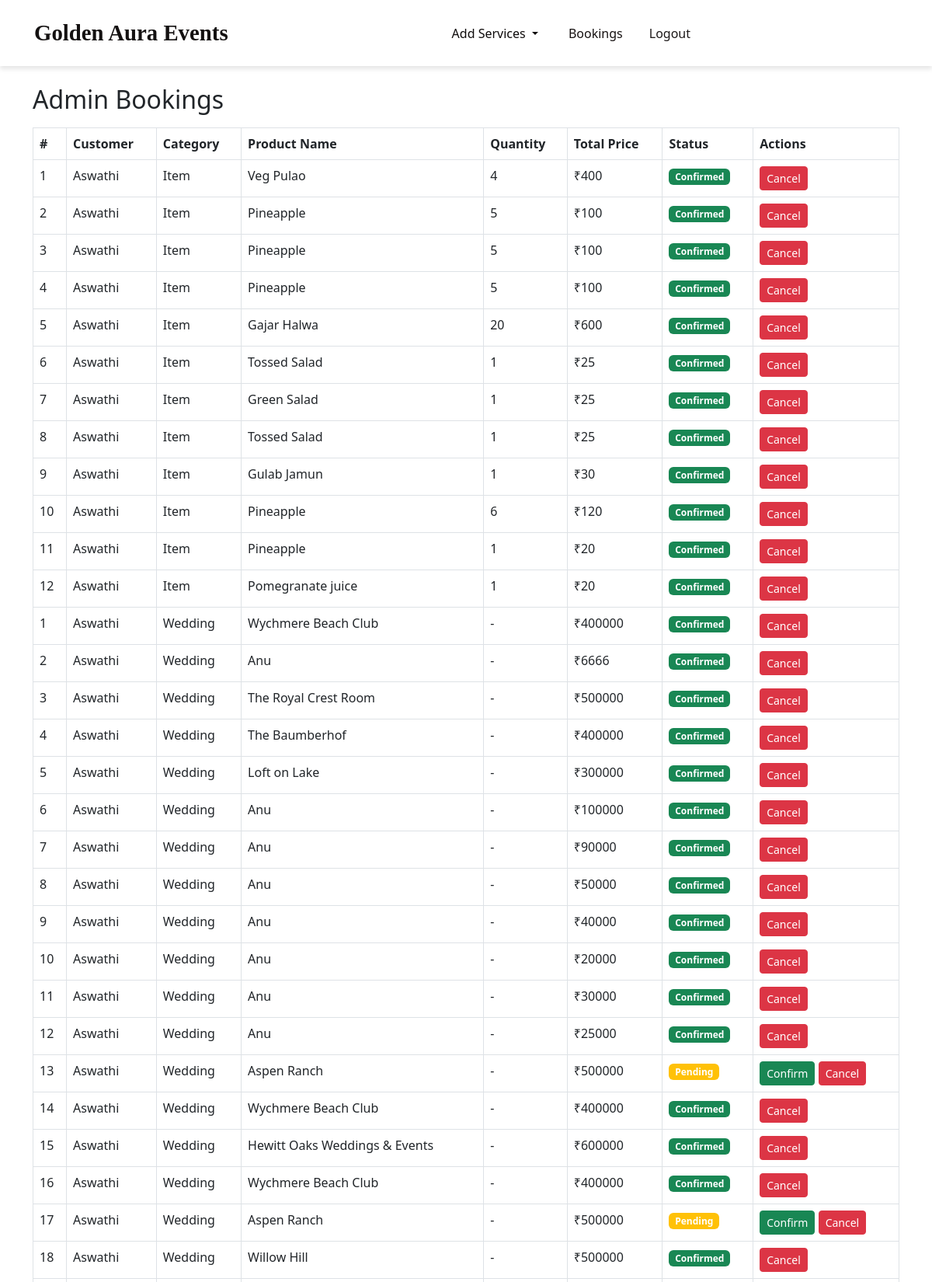
Screenshot of /admin_bookings/ (upper part) with the database file from the repository.
### app/models.py (models this page shows, shortened)
class BuyItem(models.Model):
    user=models.ForeignKey(User,on_delete=models.CASCADE)
    item = models.ForeignKey(Item, on_delete=models.CASCADE)
    quantity = models.PositiveIntegerField(default=1)
    price=models.IntegerField()
    date = models.DateField()
    purchase_date = models.DateField(auto_now_add=True)
    address = models.ForeignKey(Address, on_delete=models.CASCADE)
    is_confirmed = models.BooleanField(default=False)
    order=models.ForeignKey(Order,on_delete=models.CASCADE,null=True)
    def get_total_price(self):
        return self.quantity * self.price

class Item(models.Model):
    category = models.ForeignKey(ItemCategory, on_delete=models.CASCADE)
    name = models.CharField(max_length=100)
    img = models.FileField()

class BuyDesWedding(models.Model):
    user=models.ForeignKey(User,on_delete=models.CASCADE)
    des = models.ForeignKey(DestinationWedding, on_delete=models.CASCADE)
    price=models.IntegerField()
    date = models.DateField()
    purchase_date = models.DateField(auto_now_add=True)
    address = models.ForeignKey(Address, on_delete=models.CASCADE)
    order=models.ForeignKey(Order,on_delete=models.CASCADE,null=True)
    is_confirmed = models.BooleanField(default=False)

class DestinationWedding(models.Model):
    name = models.CharField(max_length=255)
    about = models.TextField()
    img = models.FileField()
    location = models.CharField(max_length=255)
    package_price = models.DecimalField(max_digits=10, decimal_places=2)

### app/views.py (the view)
# urls.py: path('admin_bookings/',views.admin_bookings, name='admin_bookings'),
def admin_bookings(req):
    users = User.objects.all()
    buy_items = BuyItem.objects.select_related('user', 'item', 'address', 'order').all().order_by('-purchase_date')
    buy_weddings = BuyDesWedding.objects.select_related('user', 'des', 'address', 'order').all().order_by('-purchase_date')
    buy_invites = BuyInv.objects.select_related('user', 'inv', 'address', 'order').all().order_by('-purchase_date')
    total_profit = (
        sum(item.get_total_price() for item in buy_items) +
        sum(wed.price for wed in buy_weddings) +
        sum(inv.total_price() for inv in buy_invites)
    )
    return render(req, 'shop/admin_bookings.html', {
        'users': users,
        'buy_items': buy_items,
        'buy_weddings': buy_weddings,
        'buy_invites': buy_invites,
        'total_profit': total_profit
    })

### app/models.py (called while the page is built)
    def total_price(self):
        return self.qty * self.price

### templates/shop/admin_bookings.html (shortened to what this page needs)
<!DOCTYPE html>
<html lang="en">
<head>
    <link rel="stylesheet" href="https://cdn.jsdelivr.net/npm/bootstrap@5.3.0/dist/css/bootstrap.min.css">
</head>
<body>
    <nav class="navbar navbar-expand-lg">
        <div class="container-fluid">
            <a class="navbar-brand" href="../">Golden Aura Events</a>
            <div class="collapse navbar-collapse" id="navbarNav">
                <ul class="navbar-nav ms-auto">
                    <li class="nav-item dropdown">
                        <a class="nav-link dropdown-toggle" href="#" id="navbarDropdown" role="button" data-bs-toggle="dropdown" aria-expanded="false">
                            Add Services
                        </a>
                    </li>
                    <li class="nav-item">
                        <a class="btn btn-book" href="../admin_bookings">Bookings</a>
                    </li>
                    <li class="nav-item">
                        <a class="btn btn-logout" href="../logout">Logout</a>
                    </li>
                </ul>
            </div>
        </div>
    </nav>
<div class="container mt-4">
    <h2 class="mb-3">Admin Bookings</h2>
    <table class="table table-bordered">
        <thead class="thead-dark">
            <tr>
                <th>#</th>
                <th>Customer</th>
                <th>Category</th>
                <th>Product Name</th>
                <th>Quantity</th>
                <th>Total Price</th>
                <th>Status</th>
                <th>Actions</th>
            </tr>
        </thead>
        <tbody>
            {% for order in buy_items %}
            <tr>
                <td>{{ forloop.counter }}</td>
                <td>{{ order.user.first_name }} {{ order.user.last_name }}</td>
                <td>Item</td>
                <td>{{ order.item.name }}</td>
                <td>{{ order.quantity }}</td>
                <td>₹{{ order.get_total_price }}</td>
                <td>
                    {% if order.is_confirmed %}
                        <span class="badge bg-success">Confirmed</span>
                    {% else %}
                        <span class="badge bg-warning">Pending</span>
                    {% endif %}
                </td>
                <td>
                    <a href="{% url 'cancel_order' order.id 'item' %}" class="btn btn-sm btn-danger">Cancel</a>
                </td>
            </tr>
            {% endfor %}
            {% for order in buy_weddings %}
            <tr>
                <td>{{ forloop.counter }}</td>
                <td>{{ order.user.first_name }} {{ order.user.last_name }}</td>
                <td>Wedding</td>
                <td>{{ order.des.name }}</td>
                <td>-</td>
                <td>₹{{ order.price }}</td>
                <td>
                    {% if order.is_confirmed %}
                        <span class="badge bg-success">Confirmed</span>
                    {% else %}
                        <span class="badge bg-warning">Pending</span>
                    {% endif %}
                </td>
                <td>
                    {% if not order.is_confirmed %}
                        <a href="{% url 'toggle_confirmation' order.id 'wedding' %}" class="btn btn-sm btn-success">Confirm</a>
                    {% endif %}
                    <a href="{% url 'cancel_order' order.id 'wedding' %}" class="btn btn-sm btn-danger">Cancel</a>
                </td>
            </tr>
            {% endfor %}
        </tbody>
    </table>
</div>
</body>
</html>

### templates/shop/admin_bookings.html (style rules this page uses)
.navbar { padding: 1rem 2rem; background: white; box-shadow: 0 4px 6px rgba(0, 0, 0, 0.1); }
.navbar-brand { font-family: 'Playfair Display', serif; font-size: 1.8rem; font-weight: bold; color: rgb(20, 17, 17); }
.navbar-nav { margin: 0 auto; display: flex; justify-content: center; align-items: center; }
.navbar-nav .nav-link { font-size: 1rem; font-weight: 500; margin: 0 10px; color: rgb(15, 12, 12); transition: color 0.3s; }
.btn-logout { color: rgb(29, 25, 25); }
.btn-book { color: rgb(23, 18, 18); padding: 8px 20px; border-radius: 20px; font-weight: 400; }

### rows the page displays
BuyItem: user.first_name "Aswathi", item.name "Veg Pulao", quantity "4", get_total_price "400", is_confirmed "Confirmed"
BuyItem: user.first_name "Aswathi", item.name "Pineapple", quantity "5", get_total_price "100", is_confirmed "Confirmed"
BuyItem: user.first_name "Aswathi", item.name "Pineapple", quantity "5", get_total_price "100", is_confirmed "Confirmed"
BuyItem: user.first_name "Aswathi", item.name "Pineapple", quantity "5", get_total_price "100", is_confirmed "Confirmed"
BuyItem: user.first_name "Aswathi", item.name "Gajar Halwa", quantity "20", get_total_price "600", is_confirmed "Confirmed"
BuyItem: user.first_name "Aswathi", item.name "Tossed Salad", quantity "1", get_total_price "25", is_confirmed "Confirmed"
BuyItem: user.first_name "Aswathi", item.name "Green Salad", quantity "1", get_total_price "25", is_confirmed "Confirmed"
BuyItem: user.first_name "Aswathi", item.name "Tossed Salad", quantity "1", get_total_price "25", is_confirmed "Confirmed"
BuyItem: user.first_name "Aswathi", item.name "Gulab Jamun", quantity "1", get_total_price "30", is_confirmed "Confirmed"
BuyItem: user.first_name "Aswathi", item.name "Pineapple", quantity "6", get_total_price "120", is_confirmed "Confirmed"
BuyItem: user.first_name "Aswathi", item.name "Pineapple", quantity "1", get_total_price "20", is_confirmed "Confirmed"
BuyItem: user.first_name "Aswathi", item.name "Pomegranate juice", quantity "1", get_total_price "20", is_confirmed "Confirmed"
BuyDesWedding: user.first_name "Aswathi", des.name "Wychmere Beach Club", price "400000", is_confirmed "Confirmed"
BuyDesWedding: user.first_name "Aswathi", des.name "Anu", price "6666", is_confirmed "Confirmed"
BuyDesWedding: user.first_name "Aswathi", des.name "The Royal Crest Room", price "500000", is_confirmed "Confirmed"
BuyDesWedding: user.first_name "Aswathi", des.name "The Baumberhof", price "400000", is_confirmed "Confirmed"
BuyDesWedding: user.first_name "Aswathi", des.name "Loft on Lake", price "300000", is_confirmed "Confirmed"
BuyDesWedding: user.first_name "Aswathi", des.name "Anu", price "100000", is_confirmed "Confirmed"
BuyDesWedding: user.first_name "Aswathi", des.name "Anu", price "90000", is_confirmed "Confirmed"
BuyDesWedding: user.first_name "Aswathi", des.name "Anu", price "50000", is_confirmed "Confirmed"
BuyDesWedding: user.first_name "Aswathi", des.name "Anu", price "40000", is_confirmed "Confirmed"
BuyDesWedding: user.first_name "Aswathi", des.name "Anu", price "20000", is_confirmed "Confirmed"
BuyDesWedding: user.first_name "Aswathi", des.name "Anu", price "30000", is_confirmed "Confirmed"
BuyDesWedding: user.first_name "Aswathi", des.name "Anu", price "25000", is_confirmed "Confirmed"
BuyDesWedding: user.first_name "Aswathi", des.name "Aspen Ranch", price "500000", is_confirmed "Pending"
BuyDesWedding: user.first_name "Aswathi", des.name "Wychmere Beach Club", price "400000", is_confirmed "Confirmed"
BuyDesWedding: user.first_name "Aswathi", des.name "Hewitt Oaks Weddings & Events", price "600000", is_confirmed "Confirmed"
BuyDesWedding: user.first_name "Aswathi", des.name "Wychmere Beach Club", price "400000", is_confirmed "Confirmed"
BuyDesWedding: user.first_name "Aswathi", des.name "Aspen Ranch", price "500000", is_confirmed "Pending"
BuyDesWedding: user.first_name "Aswathi", des.name "Willow Hill", price "500000", is_confirmed "Confirmed"
